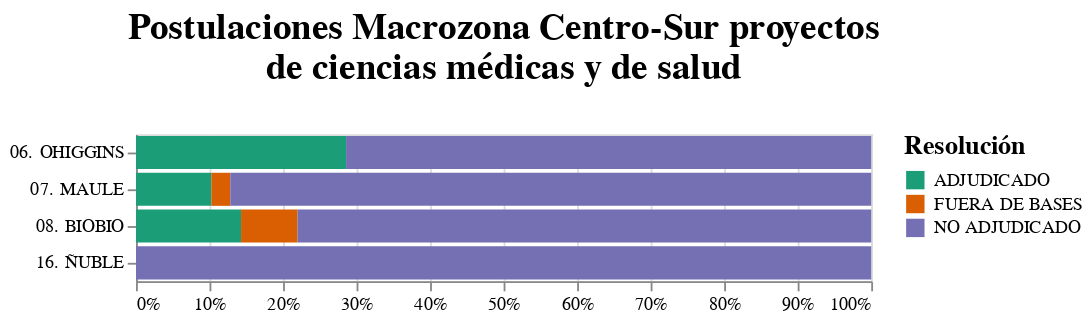

Source (notebook cell):
### Code cell
# Explorando visualizaciones por región 
df_mcrz_reg = df_macrozona.copy()
df_mcrz_reg = df_mcrz_reg.groupby(['REGION DE EJECUCION', 'ESTADO_RESOLUCION_CONCURSO'])\
      .agg({'CODIGO DEL PROYECTO': 'count'})\
      .rename(columns={'CODIGO DEL PROYECTO': 'COUNT'})
#particiona en porcentajes las posibles resoluciones por cada región
df_mcrz_reg['TASA'] = df_mcrz_reg.groupby(level=0).apply(lambda x: x/x.sum())


alt.Chart(df_mcrz_reg.reset_index()).mark_bar().encode(
    x = alt.X('TASA', stack="normalize", axis=alt.Axis(format='%'), title=None),
    y = alt.Y('REGION DE EJECUCION',sort=None,title=None),
    color = alt.Color('ESTADO_RESOLUCION_CONCURSO',
                      title='Resolución',scale=alt.Scale(scheme='dark2')),
    tooltip = [alt.Tooltip('TASA', title='Tasa', format='.2%'),
              alt.Tooltip('COUNT', title='Cantidad')]
).properties(
    title=['Postulaciones Macrozona Centro-Sur proyectos','de ciencias médicas y de salud',""]
).configure_legend(titleFontSize=14,labelFontSize=10).configure_title(
    fontSize=20, font='Arial', anchor='middle',color='black'
  )

### Figure 1 — Vega-Lite specification as saved in the notebook (floating-point values rounded to 4 significant figures)
{"config": {"view": {"continuousWidth": 400, "continuousHeight": 300}, "legend": {"labelFontSize": 10, "titleFontSize": 14}, "title": {"anchor": "middle", "color": "black", "font": "Arial", "fontSize": 20}}, "data": {"name": "data-e2171ea56e1670feea84085df88b1174"}, "mark": "bar", "encoding": {"color": {"type": "nominal", "field": "ESTADO_RESOLUCION_CONCURSO", "scale": {"scheme": "dark2"}, "title": "Resolución"}, "tooltip": [{"type": "quantitative", "field": "TASA", "format": ".2%", "title": "Tasa"}, {"type": "quantitative", "field": "COUNT", "title": "Cantidad"}], "x": {"type": "quantitative", "axis": {"format": "%"}, "field": "TASA", "stack": "normalize", "title": null}, "y": {"type": "nominal", "field": "REGION DE EJECUCION", "sort": null, "title": null}}, "title": ["Postulaciones Macrozona Centro-Sur proyectos", "de ciencias médicas y de salud", ""], "$schema": "https://vega.github.io/schema/vega-lite/v4.8.1.json", "datasets": {"data-e2171ea56e1670feea84085df88b1174": [{"REGION DE EJECUCION": "06. OHIGGINS", "ESTADO_RESOLUCION_CONCURSO": "ADJUDICADO", "COUNT": 2, "TASA": 0.2857}, {"REGION DE EJECUCION": "06. OHIGGINS", "ESTADO_RESOLUCION_CONCURSO": "NO ADJUDICADO", "COUNT": 5, "TASA": 0.7143}, {"REGION DE EJECUCION": "07. MAULE", "ESTADO_RESOLUCION_CONCURSO": "ADJUDICADO", "COUNT": 8, "TASA": 0.1026}, {"REGION DE EJECUCION": "07. MAULE", "ESTADO_RESOLUCION_CONCURSO": "FUERA DE BASES", "COUNT": 2, "TASA": 0.02564}, {"REGION DE EJECUCION": "07. MAULE", "ESTADO_RESOLUCION_CONCURSO": "NO ADJUDICADO", "COUNT": 68, "TASA": 0.8718}, {"REGION DE EJECUCION": "08. BIOBIO", "ESTADO_RESOLUCION_CONCURSO": "ADJUDICADO", "COUNT": 13, "TASA": 0.1429}, {"REGION DE EJECUCION": "08. BIOBIO", "ESTADO_RESOLUCION_CONCURSO": "FUERA DE BASES", "COUNT": 7, "TASA": 0.07692}, {"REGION DE EJECUCION": "08. BIOBIO", "ESTADO_RESOLUCION_CONCURSO": "NO ADJUDICADO", "COUNT": 71, "TASA": 0.7802}, {"REGION DE EJECUCION": "16. ÑUBLE", "ESTADO_RESOLUCION_CONCURSO": "NO ADJUDICADO", "COUNT": 1, "TASA": 1.0}]}}
